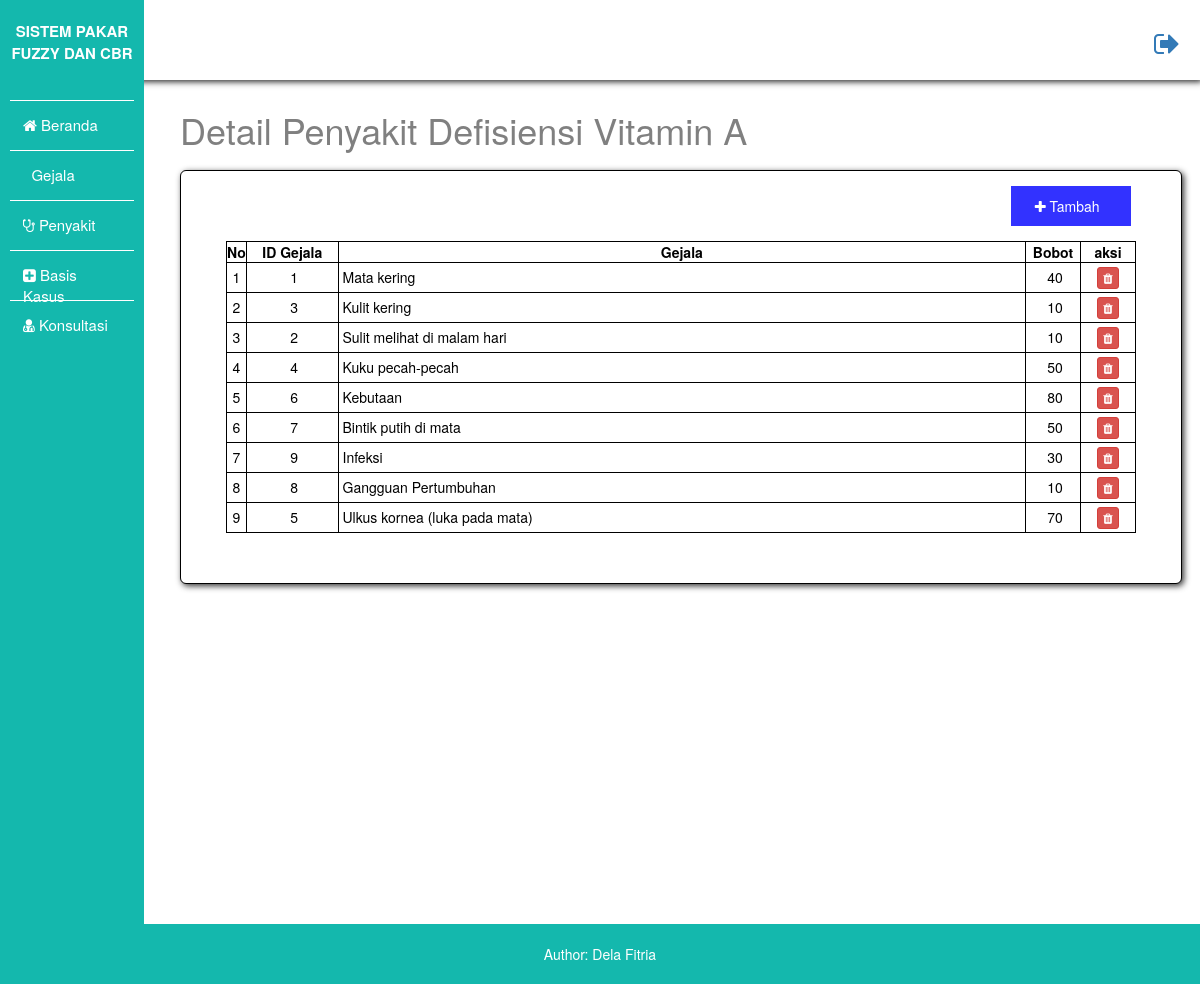
The page /informasibasiskasus.php?id=1 on the database as committed earlier.
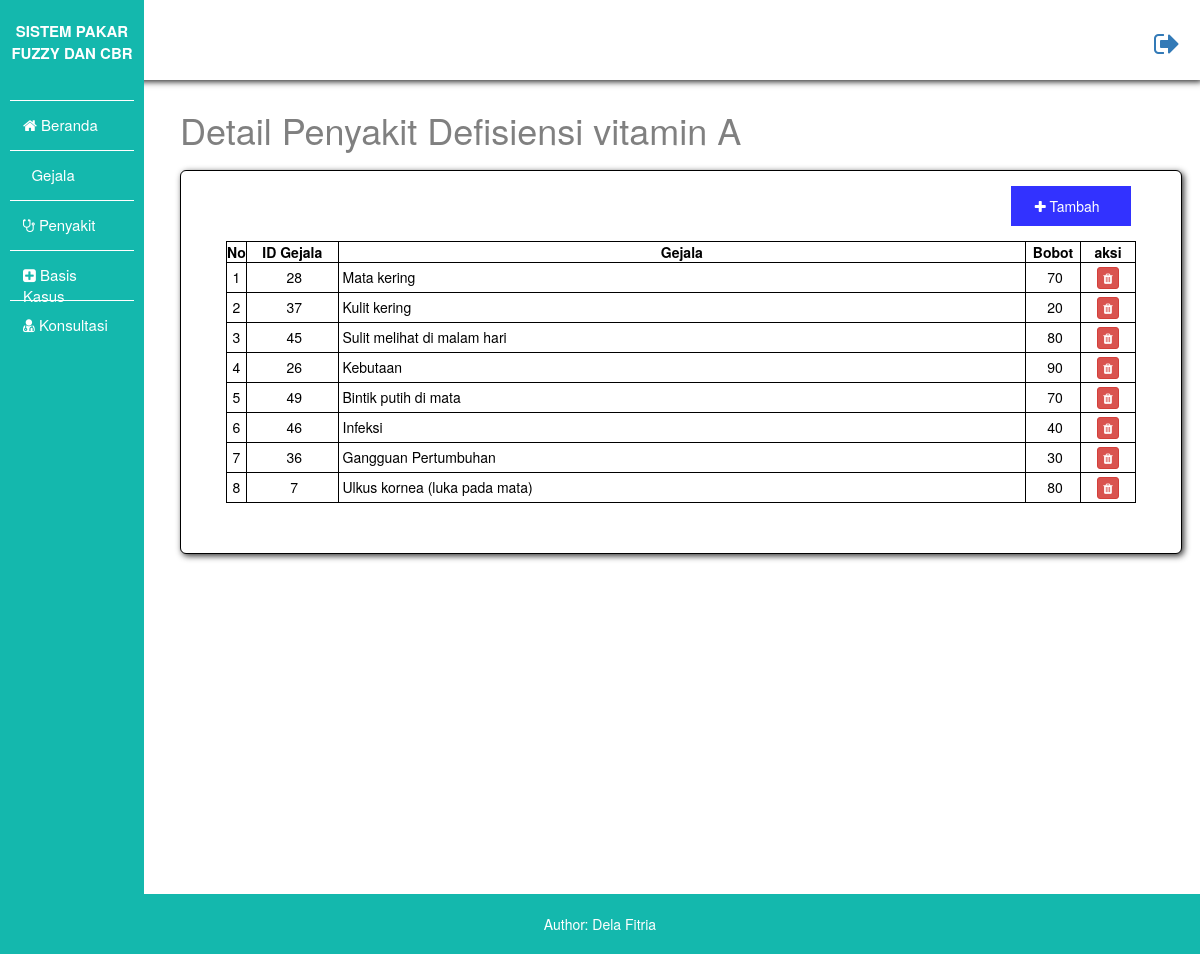
The same page on the database as committed later.
### tables this page shows
CREATE TABLE `penyakit` (
  `id_penyakit` int(11) NOT NULL,
  `gambar` varchar(100) NOT NULL,
  `nm_penyakit` varchar(50) NOT NULL,
  `keterangan` text DEFAULT NULL,
  `solusi` text DEFAULT NULL
);

CREATE TABLE `basis_kasus` (
  `id_aturan` int(11) NOT NULL,
  `id_penyakit` int(11) NOT NULL,
  `id_gejala` int(11) NOT NULL,
  `nama_penyakit` varchar(255) NOT NULL,
  `nama_gejala` varchar(255) NOT NULL,
  `bobot` int(11) NOT NULL
);

### informasibasiskasus.php (the view, shortened to what this page needs)
<!DOCTYPE html>
<html lang="en">
    <head>
        <link rel="stylesheet" href="css/style-admin.css"/>
        <link rel="stylesheet" href="https://cdnjs.cloudflare.com/ajax/libs/font-awesome/4.7.0/css/font-awesome.min.css" type='text/css'>
        <link rel="stylesheet" href="https://maxcdn.bootstrapcdn.com/bootstrap/3.3.7/css/bootstrap.min.css">
    </head>
    <body >
    <div class="atas"><a href="login.php"><i class="fa fa-sign-out fa-2x"  style="float: right;"></i></a></div>
    <ul>
            <li style="height: 80px; border:none"><b href="dashboard.php" style="height: 70px; color:white;">SISTEM PAKAR FUZZY DAN CBR</b></li>
            <li><a href="dashboard.php"><i class="fa fa-home"></i> Beranda</a></li>
            <li><a href="gejala.php"> <i class="far fa-clipboard"></i> Gejala</a></li>
            <li><a href="penyakit.php"><i class="fa fa-stethoscope"></i> Penyakit</a></li>
            <li><a href="basiskasus.php"><i class="fa fa-plus-square"></i> Basis Kasus</a></li>
            <li><a href="konsultasiadmin.php"><i class="fa fa-user-md"></i> Konsultasi</a></li>
    </ul>
    <?php
    include "koneksi.php";
    $sql = mysqli_query($conn,"select nm_penyakit from penyakit where id_penyakit = '$_GET[id]'");
    while ($row = mysqli_fetch_array($sql)) {
        echo"<div class='box-judul-gejala'><h1>Detail Penyakit $row[nm_penyakit]</h1></div>";
    }
    ?>
    <div class="box-tabel-gejala">
    <button class="open-button" onclick='openForm()' style="float: right;"> <i class="fa fa-plus" aria-hidden="true"></i> Tambah &nbsp</button>
    <table>
                <tr>
                    <th style="text-align:center; width: 2%;"> No</th>
                    <th style="text-align:center; width: 10%;">ID Gejala</th>
                    <th style="text-align:center; width: 75%;">Gejala</th>
                    <th style="text-align:center; width: 6%;">Bobot</th>
                    <th style="text-align:center; width: 6%;">aksi</th>
                </tr>
                <?php
                include "koneksi.php";
                    $id_penyakit = $_GET['id'];
                    $penyakit = mysqli_query($conn, "select id_aturan,id_gejala, nama_gejala, bobot from basis_kasus where id_penyakit = $id_penyakit");
                    $n = 1;
                    while($data = mysqli_fetch_array($penyakit)){
                        echo"<tr>";
                        echo"<td style='text-align:center; height:30px;'>$n</td>";
                        echo"<td style='text-align:center;'>&nbsp;$data[id_gejala]</td>";
                        echo"<td >&nbsp;$data[nama_gejala]</td>";
                        echo"<td style='text-align:center;'>&nbsp;$data[bobot]</td>";
                        echo"<td style='text-align:center;'> <a href='tambahbasiskasus.php?kode=$data[id_aturan]&kode2=$id_penyakit' class='btn btn-danger btn-xs' ><i  class='fa fa-trash'></i></a>
                        </td>";
                        echo"</tr>";
                        $n++;
                    }
                    ?>
            </table>
</div>
    <div class="footer-2">
        <p>Author: Dela Fitria</p>
    </div>
    </body>
</html>

Rows that differ between the two databases and show on the page:
removed basis_kasus: id_gejala "1", nama_gejala "Mata kering", bobot "40"
removed basis_kasus: id_gejala "3", nama_gejala "Kulit kering", bobot "10"
removed basis_kasus: id_gejala "2", nama_gejala "Sulit melihat di malam hari", bobot "10"
removed basis_kasus: id_gejala "4", nama_gejala "Kuku pecah-pecah", bobot "50"
removed basis_kasus: id_gejala "6", nama_gejala "Kebutaan", bobot "80"
removed basis_kasus: id_gejala "7", nama_gejala "Bintik putih di mata", bobot "50"
removed basis_kasus: id_gejala "9", nama_gejala "Infeksi", bobot "30"
removed basis_kasus: id_gejala "8", nama_gejala "Gangguan Pertumbuhan", bobot "10"
removed basis_kasus: id_gejala "5", nama_gejala "Ulkus kornea (luka pada mata)", bobot "70"
changed penyakit: nm_penyakit "Defisiensi Vitamin A" → "Defisiensi vitamin A"
added basis_kasus: id_gejala "28", nama_gejala "Mata kering", bobot "70"
added basis_kasus: id_gejala "37", nama_gejala "Kulit kering", bobot "20"
added basis_kasus: id_gejala "45", nama_gejala "Sulit melihat di malam hari", bobot "80"
added basis_kasus: id_gejala "26", nama_gejala "Kebutaan", bobot "90"
added basis_kasus: id_gejala "49", nama_gejala "Bintik putih di mata", bobot "70"
added basis_kasus: id_gejala "46", nama_gejala "Infeksi", bobot "40"
added basis_kasus: id_gejala "36", nama_gejala "Gangguan Pertumbuhan", bobot "30"
added basis_kasus: id_gejala "7", nama_gejala "Ulkus kornea (luka pada mata)", bobot "80"
